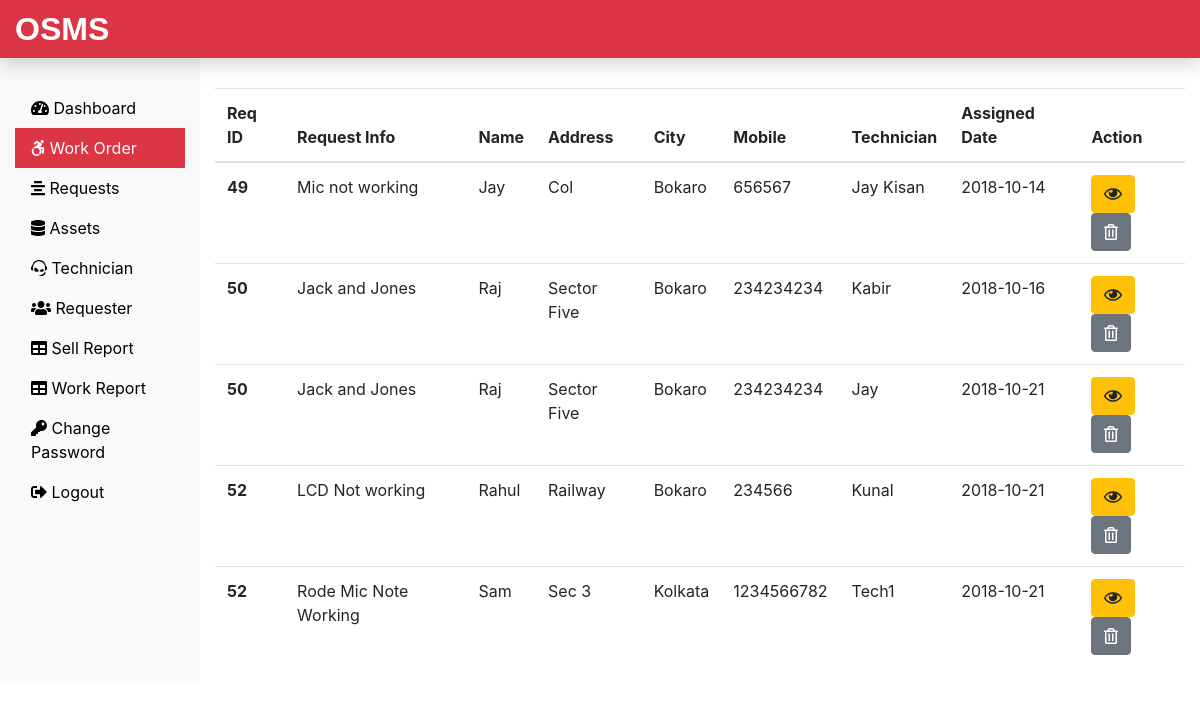
Screenshot of /OSMS_PHP/Admin/work.php (signed in) with the database file from the repository.
### tables this page shows
CREATE TABLE `assignwork_tb` (
  `rno` int(11) NOT NULL,
  `request_id` int(11) NOT NULL,
  `request_info` text NOT NULL,
  `request_desc` text NOT NULL,
  `requester_name` varchar(60) NOT NULL,
  `requester_add1` text NOT NULL,
  `requester_add2` text NOT NULL,
  `requester_city` varchar(60) NOT NULL,
  `requester_state` varchar(60) NOT NULL,
  `requester_zip` int(11) NOT NULL,
  `requester_email` varchar(60) NOT NULL,
  `requester_mobile` bigint(11) NOT NULL,
  `assign_tech` varchar(60) NOT NULL,
  `assign_date` date NOT NULL
);

### OSMS_PHP/Admin/work.php (the view, shortened to what this page needs)
<?php
include('includes/header.php');
include('../dbConnection.php');
?>
<div class="col-sm-9 col-md-10 mt-5">
  <?php
 $sql = "SELECT * FROM assignwork_tb";
 $result = $conn->query($sql);
 if($result->num_rows > 0){
  echo '<table class="table">
  <thead>
    <tr>
      <th scope="col">Req ID</th>
      <th scope="col">Request Info</th>
      <th scope="col">Name</th>
      <th scope="col">Address</th>
      <th scope="col">City</th>
      <th scope="col">Mobile</th>
      <th scope="col">Technician</th>
      <th scope="col">Assigned Date</th>
      <th scope="col">Action</th>
    </tr>
  </thead>
  <tbody>';
  while($row = $result->fetch_assoc()){
    echo '<tr>
    <th scope="row">'.$row["request_id"].'</th>
    <td>'.$row["request_info"].'</td>
    <td>'.$row["requester_name"].'</td>
    <td>'.$row["requester_add2"].'</td>
    <td>'.$row["requester_city"].'</td>
    <td>'.$row["requester_mobile"].'</td>
    <td>'.$row["assign_tech"].'</td>
    <td>'.$row["assign_date"].'</td>
    <td><form action="viewassignwork.php" method="POST" class="d-inline"> <input type="hidden" name="id" value='. $row["request_id"] .'><button type="submit" class="btn btn-warning" name="view" value="View"><i class="far fa-eye"></i></button></form>
    <form action="" method="POST" class="d-inline"><input type="hidden" name="id" value='. $row["request_id"] .'><button type="submit" class="btn btn-secondary" name="delete" value="Delete"><i class="far fa-trash-alt"></i></button></form>
    </td>
    </tr>';
   }
   echo '</tbody> </table>';
  } else {
    echo "0 Result";
  }
  ?>
</div>
</div>
</div>
<?php
include('includes/footer.php');
?>

### OSMS_PHP/Admin/includes/header.php (shortened to what this page needs)
<!DOCTYPE html>
<html lang="en">
<head>
 <link rel="stylesheet" href="../css/bootstrap.min.css">
 <link rel="stylesheet" href="../css/all.min.css">
 <link rel="stylesheet" href="../css/custom.css">
</head>
<body>
 <nav class="navbar navbar-dark fixed-top bg-danger p-0 shadow">
  <a class="navbar-brand col-sm-3 col-md-2 mr-0" href="dashboard.php">OSMS</a>
 </nav>
 <div class="container-fluid mb-5" style="margin-top:40px;">
  <div class="row">
   <nav class="col-sm-3 col-md-2 bg-light sidebar py-5 d-print-none">
    <div class="sidebar-sticky">
     <ul class="nav flex-column">
      <li class="nav-item">
       <a class="nav-link <?php if(PAGE == 'dashboard') { echo 'active'; } ?> " href="dashboard.php">
        <i class="fas fa-tachometer-alt"></i>
        Dashboard
       </a>
      </li>
      <li class="nav-item">
       <a class="nav-link <?php if(PAGE == 'work') { echo 'active'; } ?>" href="work.php">
        <i class="fab fa-accessible-icon"></i>
        Work Order
       </a>
      </li>
      <li class="nav-item">
       <a class="nav-link <?php if(PAGE == 'request') { echo 'active'; } ?>" href="request.php">
        <i class="fas fa-align-center"></i>
        Requests
       </a>
      </li>
      <li class="nav-item">
       <a class="nav-link <?php if(PAGE == 'assets') { echo 'active'; } ?>" href="assets.php">
        <i class="fas fa-database"></i>
        Assets
       </a>
      </li>
      <li class="nav-item">
       <a class="nav-link <?php if(PAGE == 'technician') { echo 'active'; } ?>" href="technician.php">
        <i class="fab fa-teamspeak"></i>
        Technician
       </a>
      </li>
      <li class="nav-item">
       <a class="nav-link <?php if(PAGE == 'requesters') { echo 'active'; } ?>" href="requester.php">
        <i class="fas fa-users"></i>
        Requester
       </a>
      </li>
      <li class="nav-item">
       <a class="nav-link <?php if(PAGE == 'sellreport') { echo 'active'; } ?>" href="soldproductreport.php">
        <i class="fas fa-table"></i>
        Sell Report
       </a>
      </li>
      <li class="nav-item">
       <a class="nav-link <?php if(PAGE == 'workreport') { echo 'active'; } ?>" href="workreport.php">
        <i class="fas fa-table"></i>
        Work Report
       </a>
      </li>
      <li class="nav-item">
       <a class="nav-link <?php if(PAGE == 'changepass') { echo 'active'; } ?>" href="changepass.php">
        <i class="fas fa-key"></i>
        Change Password
       </a>
      </li>
      <li class="nav-item">
       <a class="nav-link" href="../logout.php">
        <i class="fas fa-sign-out-alt"></i>
        Logout
       </a>
      </li>
     </ul>
    </div>
   </nav>

### OSMS_PHP/Admin/includes/footer.php (shortened to what this page needs)
</body>
</html>

### OSMS_PHP/css/custom.css (style rules this page uses)
.navbar-brand { font-family: 'Ubuntu', sans-serif; font-size: 2em; font-weight: bold; }
a { color: black; }
.active { color: white; background-color: #DC3545; }

### rows the page displays
assignwork_tb: request "49", request_info "Mic not working", requester_name "Jay", requester_add2 "Col", requester_city "Bokaro", requester_mobile "656567", assign_tech "Jay Kisan", assign_date "2018-10-14"
assignwork_tb: request "50", request_info "Jack and Jones", requester_name "Raj", requester_add2 "Sector Five", requester_city "Bokaro", requester_mobile "234234234", assign_tech "Kabir", assign_date "2018-10-16"
assignwork_tb: request "50", request_info "Jack and Jones", requester_name "Raj", requester_add2 "Sector Five", requester_city "Bokaro", requester_mobile "234234234", assign_tech "Jay", assign_date "2018-10-21"
assignwork_tb: request "52", request_info "LCD Not working", requester_name "Rahul", requester_add2 "Railway", requester_city "Bokaro", requester_mobile "234566", assign_tech "Kunal", assign_date "2018-10-21"
assignwork_tb: request "52", request_info "Rode Mic Note Working", requester_name "Sam", requester_add2 "Sec 3", requester_city "Kolkata", requester_mobile "1234566782", assign_tech "Tech1", assign_date "2018-10-21"
